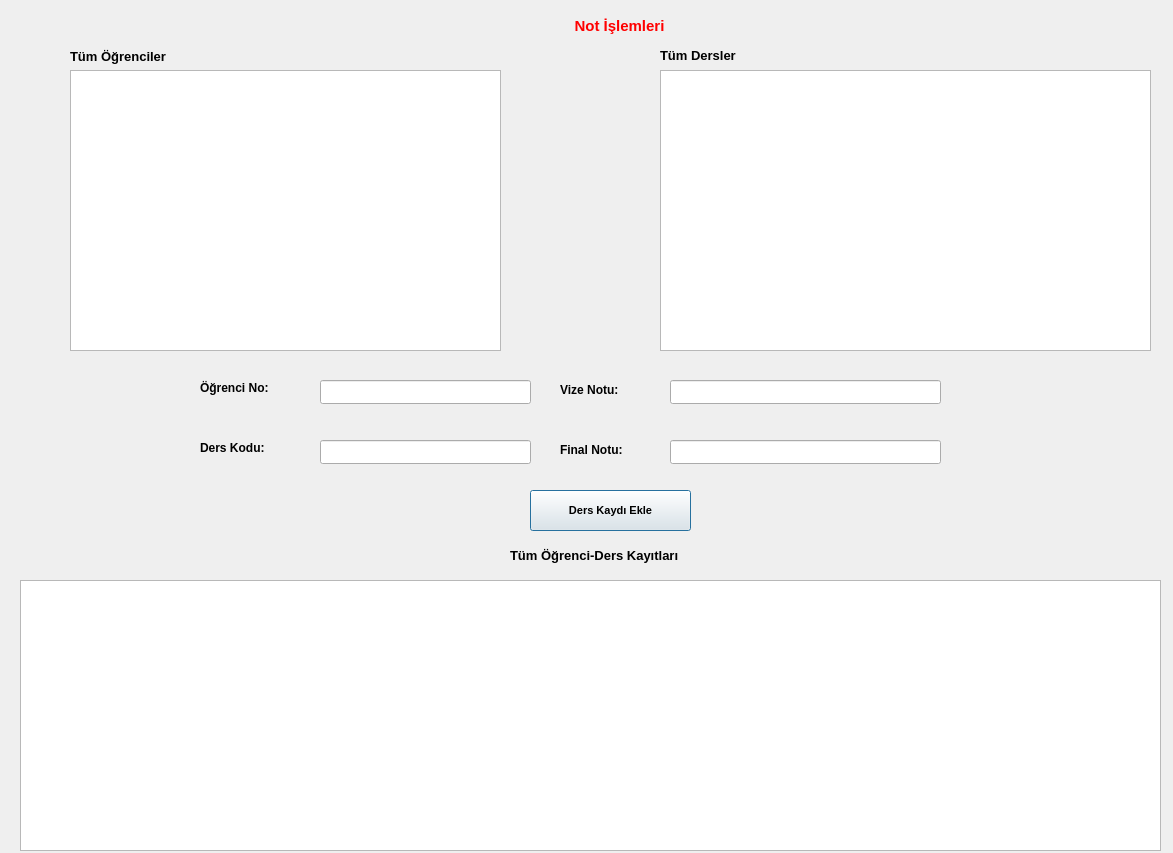
<?xml version="1.0" encoding="UTF-8"?>
<ui version="4.0">
 <class>notIslemleri</class>
 <widget class="QDialog" name="notIslemleri">
  <property name="geometry">
   <rect>
    <x>0</x>
    <y>0</y>
    <width>1173</width>
    <height>853</height>
   </rect>
  </property>
  <property name="windowTitle">
   <string>Dialog</string>
  </property>
  <widget class="QTableWidget" name="ogrler">
   <property name="geometry">
    <rect>
     <x>70</x>
     <y>70</y>
     <width>431</width>
     <height>281</height>
    </rect>
   </property>
  </widget>
  <widget class="QTableWidget" name="dersler">
   <property name="geometry">
    <rect>
     <x>660</x>
     <y>70</y>
     <width>491</width>
     <height>281</height>
    </rect>
   </property>
  </widget>
  <widget class="QTableWidget" name="all">
   <property name="geometry">
    <rect>
     <x>20</x>
     <y>580</y>
     <width>1141</width>
     <height>271</height>
    </rect>
   </property>
  </widget>
  <widget class="QLabel" name="label">
   <property name="geometry">
    <rect>
     <x>494</x>
     <y>10</y>
     <width>251</width>
     <height>31</height>
    </rect>
   </property>
   <property name="font">
    <font>
     <pointsize>11</pointsize>
     <weight>75</weight>
     <bold>true</bold>
    </font>
   </property>
   <property name="styleSheet">
    <string notr="true">QLabel { color : red; }</string>
   </property>
   <property name="text">
    <string>Not İşlemleri</string>
   </property>
   <property name="alignment">
    <set>Qt::AlignCenter</set>
   </property>
  </widget>
  <widget class="QLabel" name="no">
   <property name="geometry">
    <rect>
     <x>200</x>
     <y>380</y>
     <width>101</width>
     <height>16</height>
    </rect>
   </property>
   <property name="font">
    <font>
     <weight>75</weight>
     <bold>true</bold>
    </font>
   </property>
   <property name="text">
    <string>Öğrenci No:</string>
   </property>
  </widget>
  <widget class="QLabel" name="ders_kodu">
   <property name="geometry">
    <rect>
     <x>200</x>
     <y>440</y>
     <width>101</width>
     <height>16</height>
    </rect>
   </property>
   <property name="font">
    <font>
     <weight>75</weight>
     <bold>true</bold>
    </font>
   </property>
   <property name="text">
    <string>Ders Kodu:</string>
   </property>
  </widget>
  <widget class="QLabel" name="vize">
   <property name="geometry">
    <rect>
     <x>560</x>
     <y>380</y>
     <width>91</width>
     <height>20</height>
    </rect>
   </property>
   <property name="font">
    <font>
     <weight>75</weight>
     <bold>true</bold>
    </font>
   </property>
   <property name="text">
    <string>Vize Notu:</string>
   </property>
  </widget>
  <widget class="QLabel" name="final_text">
   <property name="geometry">
    <rect>
     <x>560</x>
     <y>440</y>
     <width>101</width>
     <height>20</height>
    </rect>
   </property>
   <property name="font">
    <font>
     <weight>75</weight>
     <bold>true</bold>
    </font>
   </property>
   <property name="text">
    <string>Final Notu:</string>
   </property>
  </widget>
  <widget class="QLabel" name="all_text">
   <property name="geometry">
    <rect>
     <x>510</x>
     <y>545</y>
     <width>251</width>
     <height>21</height>
    </rect>
   </property>
   <property name="font">
    <font>
     <pointsize>10</pointsize>
     <weight>75</weight>
     <bold>true</bold>
    </font>
   </property>
   <property name="text">
    <string>Tüm Öğrenci-Ders Kayıtları</string>
   </property>
  </widget>
  <widget class="QLabel" name="ogr">
   <property name="geometry">
    <rect>
     <x>70</x>
     <y>46</y>
     <width>151</width>
     <height>20</height>
    </rect>
   </property>
   <property name="font">
    <font>
     <pointsize>10</pointsize>
     <weight>75</weight>
     <bold>true</bold>
    </font>
   </property>
   <property name="text">
    <string>Tüm Öğrenciler</string>
   </property>
  </widget>
  <widget class="QLabel" name="ders">
   <property name="geometry">
    <rect>
     <x>660</x>
     <y>45</y>
     <width>121</width>
     <height>21</height>
    </rect>
   </property>
   <property name="font">
    <font>
     <pointsize>10</pointsize>
     <weight>75</weight>
     <bold>true</bold>
    </font>
   </property>
   <property name="text">
    <string>Tüm Dersler</string>
   </property>
  </widget>
  <widget class="QLineEdit" name="no_lineEdit">
   <property name="geometry">
    <rect>
     <x>320</x>
     <y>380</y>
     <width>211</width>
     <height>24</height>
    </rect>
   </property>
  </widget>
  <widget class="QLineEdit" name="kod_lineEdit">
   <property name="geometry">
    <rect>
     <x>320</x>
     <y>440</y>
     <width>211</width>
     <height>24</height>
    </rect>
   </property>
  </widget>
  <widget class="QLineEdit" name="vize_lineEdit">
   <property name="geometry">
    <rect>
     <x>670</x>
     <y>380</y>
     <width>271</width>
     <height>24</height>
    </rect>
   </property>
  </widget>
  <widget class="QLineEdit" name="final_lineEdit">
   <property name="geometry">
    <rect>
     <x>670</x>
     <y>440</y>
     <width>271</width>
     <height>24</height>
    </rect>
   </property>
  </widget>
  <widget class="QPushButton" name="pushButton">
   <property name="geometry">
    <rect>
     <x>530</x>
     <y>490</y>
     <width>161</width>
     <height>41</height>
    </rect>
   </property>
   <property name="font">
    <font>
     <pointsize>8</pointsize>
     <weight>75</weight>
     <bold>true</bold>
    </font>
   </property>
   <property name="text">
    <string>Ders Kaydı Ekle</string>
   </property>
  </widget>
 </widget>
 <resources/>
 <connections/>
</ui>
